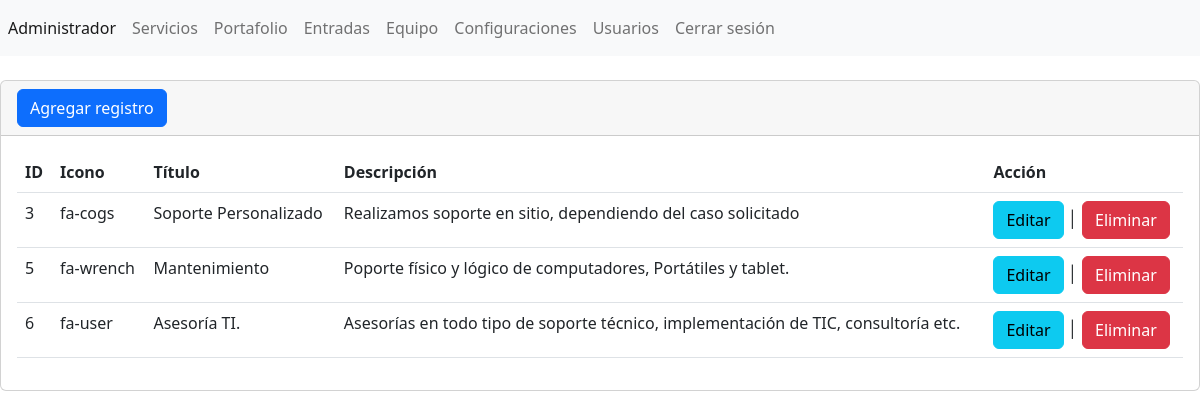
The app's page /ProyectoBackend/admin/secciones/servicios/index.php (signed in) with its own data.
### tables this page shows
CREATE TABLE `servicios` (
  `ID` int(11) NOT NULL,
  `icono` varchar(255) NOT NULL,
  `titulo` varchar(255) NOT NULL,
  `descripcion` varchar(255) NOT NULL
);

### ProyectoBackend/admin/secciones/servicios/index.php (the view, shortened to what this page needs)
<?php
include("../../db.php");
$sentencia=$conexion->prepare("SELECT * FROM `servicios`");
$sentencia->execute();
$lista_servicios=$sentencia->fetchAll(PDO::FETCH_ASSOC);
include("../../templates/header.php");
?>
    <div class="card">
        <div class="card-header">
            <a name="" id="" class="btn btn-primary" href="crear.php" role="button">Agregar registro</a>
        </div>
        <div class="card-body">
            <div class="table-responsive-sm">
                <table class="table">
                    <thead>
                        <tr>
                            <th scope="col">ID</th>
                            <th scope="col">Icono</th>
                            <th scope="col">Título</th>
                            <th scope="col">Descripción</th>
                            <th scope="col">Acción</th>
                        </tr>
                    </thead>
                    <tbody>
                        <?php foreach($lista_servicios as $registros){?>
                        <tr class="">
                            <td><?php echo $registros['ID'];?></td>
                            <td><?php echo $registros['icono'];?></td>
                            <td><?php echo $registros['titulo'];?></td>
                            <td><?php echo $registros['descripcion'];?></td>
                            <td>
                                <a name="" id="" class="btn btn-info" href="editar.php?txtID=<?php echo $registros['ID'];?>" role="button">Editar</a>
                                │
                                <a name="" id="" class="btn btn-danger" href="index.php?txtID=<?php echo $registros['ID'];?>" role="button">Eliminar</a>
                            </td>
                        </tr>
                        <?php } ?>
                    </tbody>
                </table>
            </div>
        </div>
    </div>
<?php include("../../templates/footer.php");?>

### records on screen
servicios: ID "3", icono "fa-cogs", titulo "Soporte Personalizado", descripcion "Realizamos soporte en sitio, dependiendo del caso solicitado"
servicios: ID "5", icono "fa-wrench", titulo "Mantenimiento", descripcion "Poporte físico y lógico de computadores, Portátiles y tablet."
servicios: ID "6", icono "fa-user", titulo "Asesoría TI.", descripcion "Asesorías en todo tipo de soporte técnico, implementación de TIC, consultoría etc."
